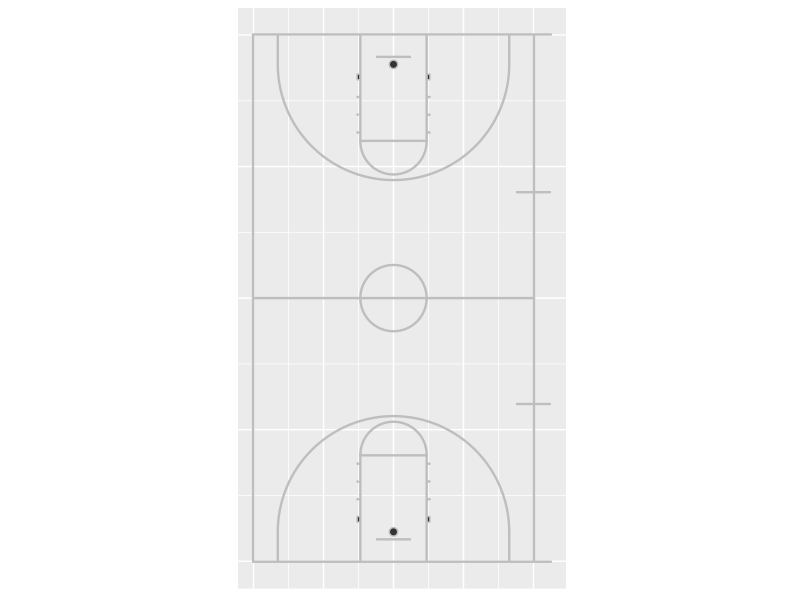
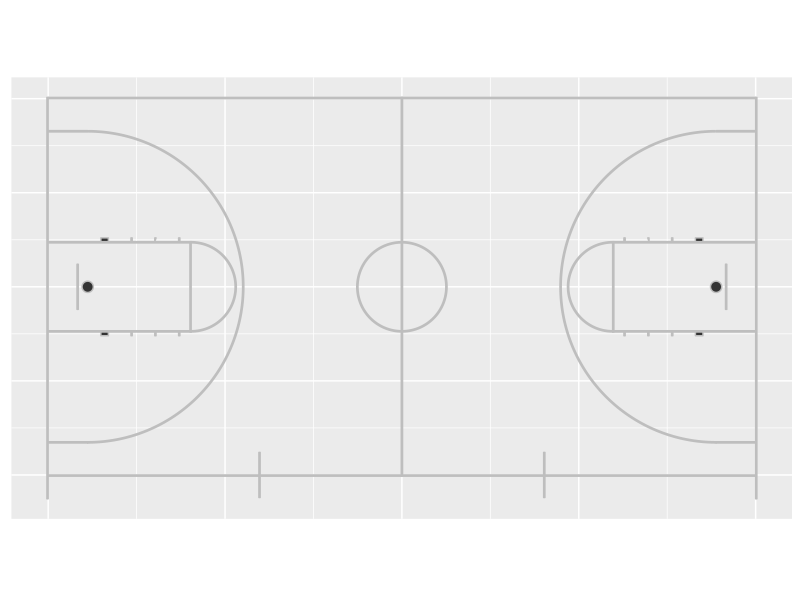
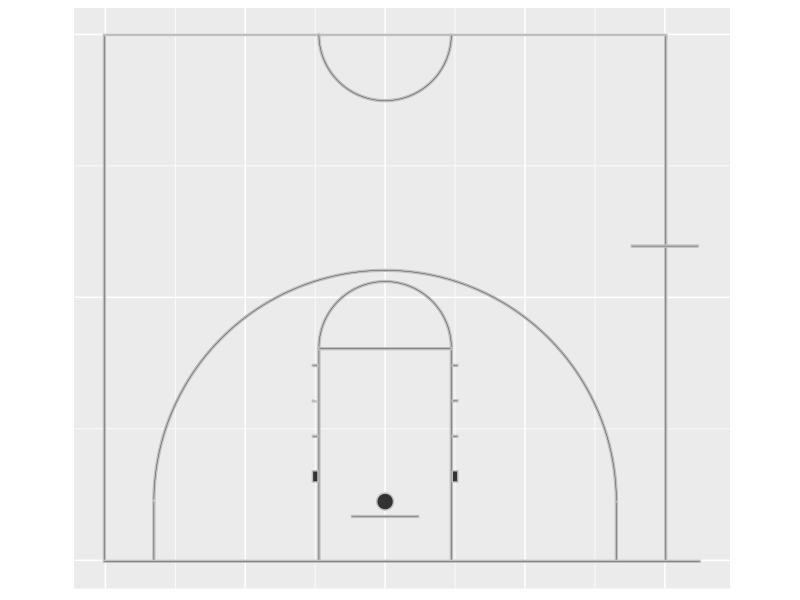
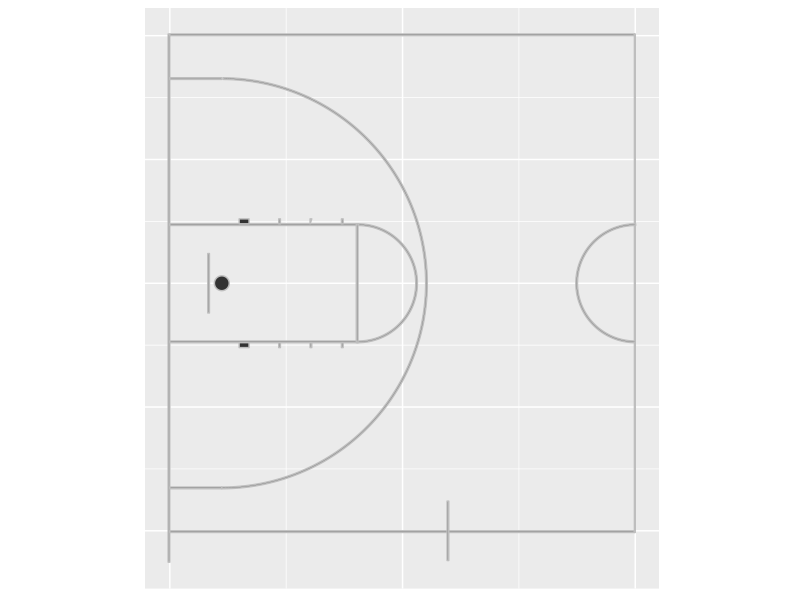
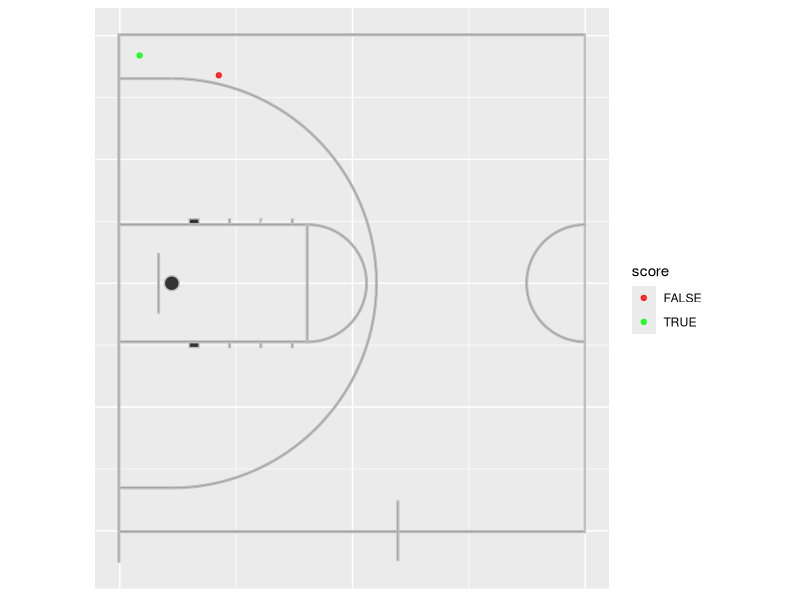

Write the R code that produced these figures, in order.
# Author : Ewen Gallic http://editerna.free.fr/wp/
# Date : 2014-08-03

# Any comments are welcome.

library(grid)
library(ggplot2)
library(gridExtra)
library(gtable)


###############
## FUNCTIONS ##
###############

# http://stackoverflow.com/questions/6862742/draw-a-circle-with-ggplot2
# Function to create circles
circle_fun <- function(center=c(0,0), diameter=1, npoints=500, start=0, end=2){
  tt <- seq(start*pi, end*pi, length.out=npoints)
  data.frame(
    x = center[1] + diameter / 2 * cos(tt),
    y = center[2] + diameter / 2 * sin(tt)
  )
}

# Gives y coordinates of the opposite side
rev_y <- function(y) 94-y

# Converts inches to feet
inches_to_feet <- function(x) x/12

# Given the angle theta and the court data frame,
# rotates the coordinates of the court by an angle theta
rotate_court <- function(court, theta=pi/2){
  court_r <- court
  court_r$x <- court_r$x / 180 * pi
  court_r$y <- court_r$y / 180 * pi
  matrice_r <- matrix(c(cos(theta), sin(theta), -sin(theta), cos(theta)), ncol = 2)
  coords_r <- apply(court_r[,c("x","y")], 1, function(x) x %*% matrice_r)
  court_r$x <- coords_r[1,] ; court_r$y <- coords_r[2,]
  court_r$x <- court_r$x * 180 / pi
  court_r$y <- court_r$y * 180 / pi
  return(court_r)
}

# From x and y coordinates for a line (represented by a polygon here),
# a number of group and a short description
# creates a data.frame for this line
# in order to use it with ggplot2.
new_coords <- function(x, y, group, descri){
  new_coords_df <- data.frame(x = x, y = y)
  new_coords_df$group <- group
  new_coords_df$side <- 1
  group <- group + 1
  
  # The same thing for the opposite side
  new_coords_df2 <- data.frame(x = x, y = rev_y(y))
  new_coords_df2$group <- group
  new_coords_df2$side <- 2
  group <<- group + 1
  
  # On reunit les donnees
  new_coords_df <- rbind(new_coords_df, new_coords_df2)
  new_coords_df$descri <- descri
  
  return(new_coords_df)
}

###############
## THE COURT ##
###############

# 3 pts circle
cercle_3pts.out <- circle_fun(center = c(25,inches_to_feet(63)), diameter = (20+inches_to_feet(9))*2)
cercle_3pts.in <- circle_fun(center = c(25,inches_to_feet(63)), diameter = (20+inches_to_feet(7))*2)
# Basket circle
cercle_ce <- circle_fun(center = c(25,5+3/12), diameter = 1.5)
# Free throw circle
cercle_lf.out <- circle_fun(center = c(25,19), diameter = 6*2)
cercle_lf.in <- circle_fun(center = c(25,19), diameter = (6-1/6)*2)
# Middle circle
cercle_mil.out <- circle_fun(center = c(25,47), diameter = 6*2)
cercle_mil.in <- circle_fun(center = c(25,47), diameter = (6-1/6)*2)


group <- 1 # We assign the first group, and it gets incremented with each use of new_coords()
court <- new_coords(c(0-1/6,0-1/6,53 + 1/6,53 + 1/6), c(0 - 1/6,0,0,0 - 1/6), group = group, descri = "ligne de fond")
court <- rbind(court, new_coords(x = c(0-1/6,0-1/6,0,0), y = c(0,47-1/12,47-1/12,0), group = group, descri = "ligne gauche"))
court <- rbind(court, new_coords(x = c(50,50,50+1/6,50+1/6), y = c(0,47-1/12,47-1/12,0), group = group, descri = "ligne droite"))
court <- rbind(court, new_coords(x = c(47,47,53,53), y = c(28,28+1/6,28+1/6,28), group = group, descri = "marque entraineur droite"))
court <- rbind(court, new_coords(x = c(inches_to_feet(51),inches_to_feet(51),inches_to_feet(51)+1/6,inches_to_feet(51)+1/6), y = c(0,inches_to_feet(63),inches_to_feet(63),0), group = group, descri = "3pts bas gauche"))
court <- rbind(court, new_coords(x = c(50-inches_to_feet(51)-1/6,50-inches_to_feet(51)-1/6,50-inches_to_feet(51),50-inches_to_feet(51)), y = c(0,inches_to_feet(63),inches_to_feet(63),0), group = group, descri = "3pts bas droit"))
court <- rbind(court, new_coords(x = c(19,19,19+1/6,19+1/6), y = c(0,19,19,0), group = group, descri = "LF bas gauche"))
court <- rbind(court, new_coords(x = c(31-1/6,31-1/6,31,31), y = c(0,19,19,0), group = group, descri = "LF bas droit"))
court <- rbind(court, new_coords(x = c(19,19,31,31), y = c(19-1/6,19,19,19-1/6), group = group, descri = "LF tireur"))
court <- rbind(court, new_coords(x = c(22, 22, 28, 28), y = c(4-1/6,4,4,4-1/6), group = group, descri = "planche"))
court <- rbind(court, new_coords(x = c(cercle_3pts.out[1:250,"x"], rev(cercle_3pts.in[1:250,"x"])),
                                 y = c(cercle_3pts.out[1:250,"y"], rev(cercle_3pts.in[1:250,"y"])), group = group, descri = "cercle 3pts"))
court <- rbind(court, new_coords(x = c(cercle_lf.out[1:250,"x"], rev(cercle_lf.in[1:250,"x"])),
                                 y = c(cercle_lf.out[1:250,"y"], rev(cercle_lf.in[1:250,"y"])), group = group, descri = "cercle LF haut"))
court <- rbind(court, new_coords(x = c(19-0.5,19-0.5,19,19), y = c(7,8,8,7), group = group, descri = "marque 1 LF gauche"))
court <- rbind(court, new_coords(x = c(19-0.5,19-0.5,19,19), y = c(11,11+inches_to_feet(2),11+inches_to_feet(2),11), group = group, descri = "marque 2 LF gauche"))
court <- rbind(court, new_coords(x = c(19-0.5,19-0.5,19,19), y = c(14+inches_to_feet(2),14+inches_to_feet(4),14+inches_to_feet(2),14+inches_to_feet(2)), group = group, descri = "marque 3 LF gauche"))
court <- rbind(court, new_coords(x = c(19-0.5,19-0.5,19,19), y = c(17+inches_to_feet(4),17+inches_to_feet(6),17+inches_to_feet(6),17+inches_to_feet(4)), group = group, descri = "marque 4 LF gauche"))
court <- rbind(court, new_coords(x = c(31,31,31+0.5,31+0.5), y = c(7,8,8,7), group = group, descri = "marque 1 LF droite"))
court <- rbind(court, new_coords(x = c(31,31,31+0.5,31+0.5), y = c(11,11+inches_to_feet(2),11+inches_to_feet(2),11), group = group, descri = "marque 2 LF droite"))
court <- rbind(court, new_coords(x = c(31,31,31+0.5,31+0.5), y = c(14+inches_to_feet(2),14+inches_to_feet(4),14+inches_to_feet(4),14+inches_to_feet(2)), group = group, descri = "marque 3 LF droite"))
court <- rbind(court, new_coords(x = c(0-1/6,0-1/6,50+1/6,50+1/6), y = c(94/2-1/12,94/2, 94/2, 94/2-1/12), group = group, descri = "ligne mediane"))
court <- rbind(court, new_coords(x = c(31,31,31+0.5,31+0.5), y = c(17+inches_to_feet(4),17+inches_to_feet(6),17+inches_to_feet(6),17+inches_to_feet(4)), group = group, descri = "marque 4 LF droite"))
court <- rbind(court, new_coords(x = c(cercle_mil.out[250:500,"x"], rev(cercle_mil.in[250:500,"x"])),
                                 y = c(cercle_mil.out[250:500,"y"], rev(cercle_mil.in[250:500,"y"])), group = group, descri = "cercle milieu grand"))
court <- rbind(court, new_coords(x = cercle_ce[,"x"], y = cercle_ce[,"y"], group = group, descri = "anneau"))

# The data.frame containing all coordinates for the court is now complete.
head(court)
tail(court)

###########
## PLOTS ##
###########

# Whole court 
P <- ggplot() + geom_polygon(data = court, aes(x = x, y = y, group = group), col = "gray") +
  coord_equal() +
  ylim(-2,96) +
  xlim(-5,55) +
  scale_x_continuous(breaks = c(0, 12.5, 25, 37.5, 50)) +
  scale_y_continuous(breaks = c(0, 23.5, 47, 70.5, 94)) +
  xlab("") + ylab("") +
  theme(axis.text.x = element_blank(),
        axis.text.y = element_blank(), axis.ticks.x = element_blank(),
        axis.ticks.y = element_blank(), axis.title = element_blank()
  )


P

# Whole court with rotation
P_180 <- ggplot() + geom_polygon(data = rotate_court(court, theta = pi/2), aes(x = x, y = y, group = group), col = "gray") +
  coord_equal() +
  xlim(-2,96) +
  ylim(-55,2) +
  scale_x_continuous(breaks = c(0, 23.5, 47, 70.5, 94)) +
  scale_y_continuous(breaks = c(0, -12.5, -25, -37.5, -50)) +
  xlab("") + ylab("") +
  theme(axis.text.x = element_blank(),
        axis.text.y = element_blank(), axis.ticks.x = element_blank(),
        axis.ticks.y = element_blank(), axis.title = element_blank()
  )

P_180


# Half court
P_half <- ggplot() + geom_polygon(data = court[court$side==1,], aes(x = x, y = y, group = group), col = "gray") +
  coord_equal() +
  xlim(-3,54) +
  ylim(-3,50) +
  scale_y_continuous(breaks = c(0, 23.5, 47)) +
  scale_x_continuous(breaks = c(0, 12.5, 25, 37.5, 50)) +
  xlab("") + ylab("") +
  theme(axis.text.x = element_blank(),
        axis.text.y = element_blank(), axis.ticks.x = element_blank(),
        axis.ticks.y = element_blank(), axis.title = element_blank()
  )
P_half

P_half_180 <- ggplot() + geom_polygon(data = rotate_court(court[court$side==1,], theta = pi/2), aes(x = x, y = y, group = group), col = "gray") +
  coord_equal() +
  xlim(-2,50) +
  ylim(-55,2) +
  scale_x_continuous(breaks = c(0, 23.5, 47)) +
  scale_y_continuous(breaks = c(0, -12.5, -25, -37.5, -50)) +
  xlab("") + ylab("") +
  theme(axis.text.x = element_blank(),
        axis.text.y = element_blank(), axis.ticks.x = element_blank(),
        axis.ticks.y = element_blank(), axis.title = element_blank()
  )
P_half_180


# Add some points to the graph

shoots <- data.frame(x = c(2,4), y = c(2,10), score = c(TRUE,FALSE))
# If you use a rotate function, don't forget to apply the same rotation
# to your shoots coordinates !
shoots <- rotate_court(shoots, theta = pi/2)


P_half_180 + geom_point(data = shoots, aes(x = x, y = y, col = score), alpha = .8) +
  scale_color_manual(values = c("TRUE" = "#00FF00", "FALSE" = "#FF0000"))

